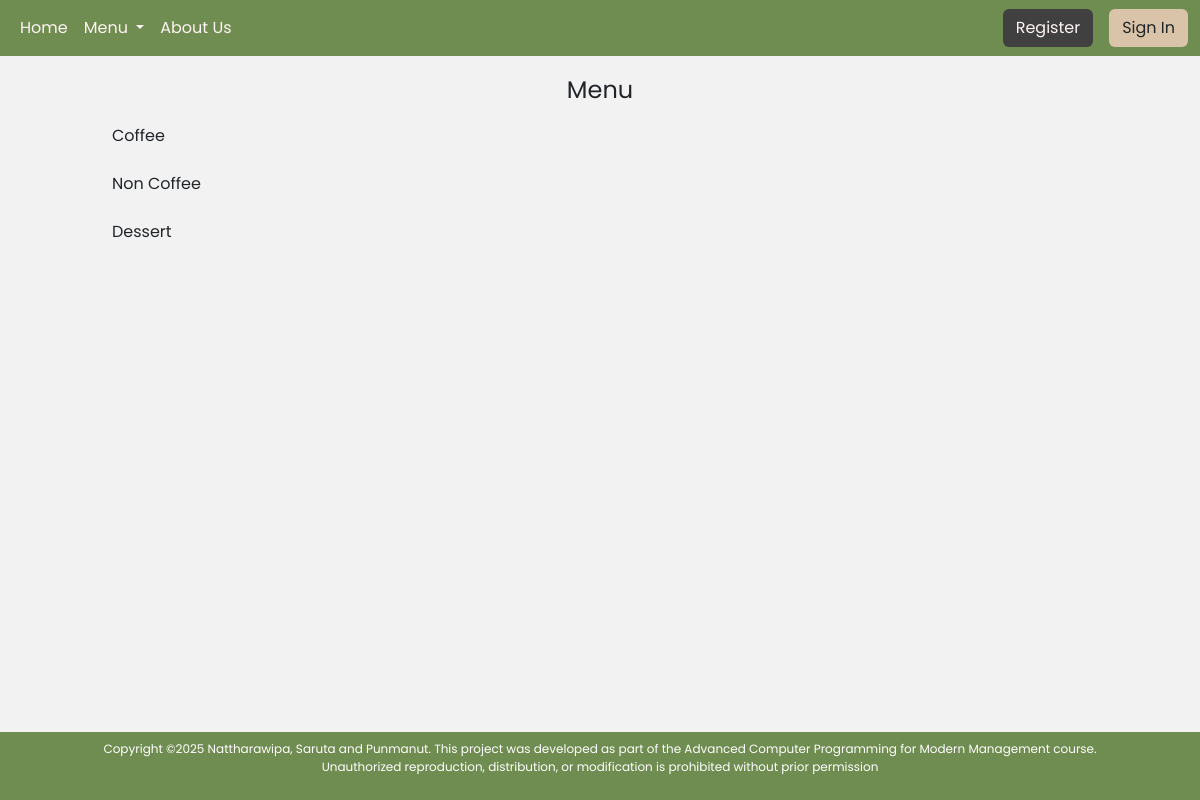
Page /menu.php on the earlier database version.
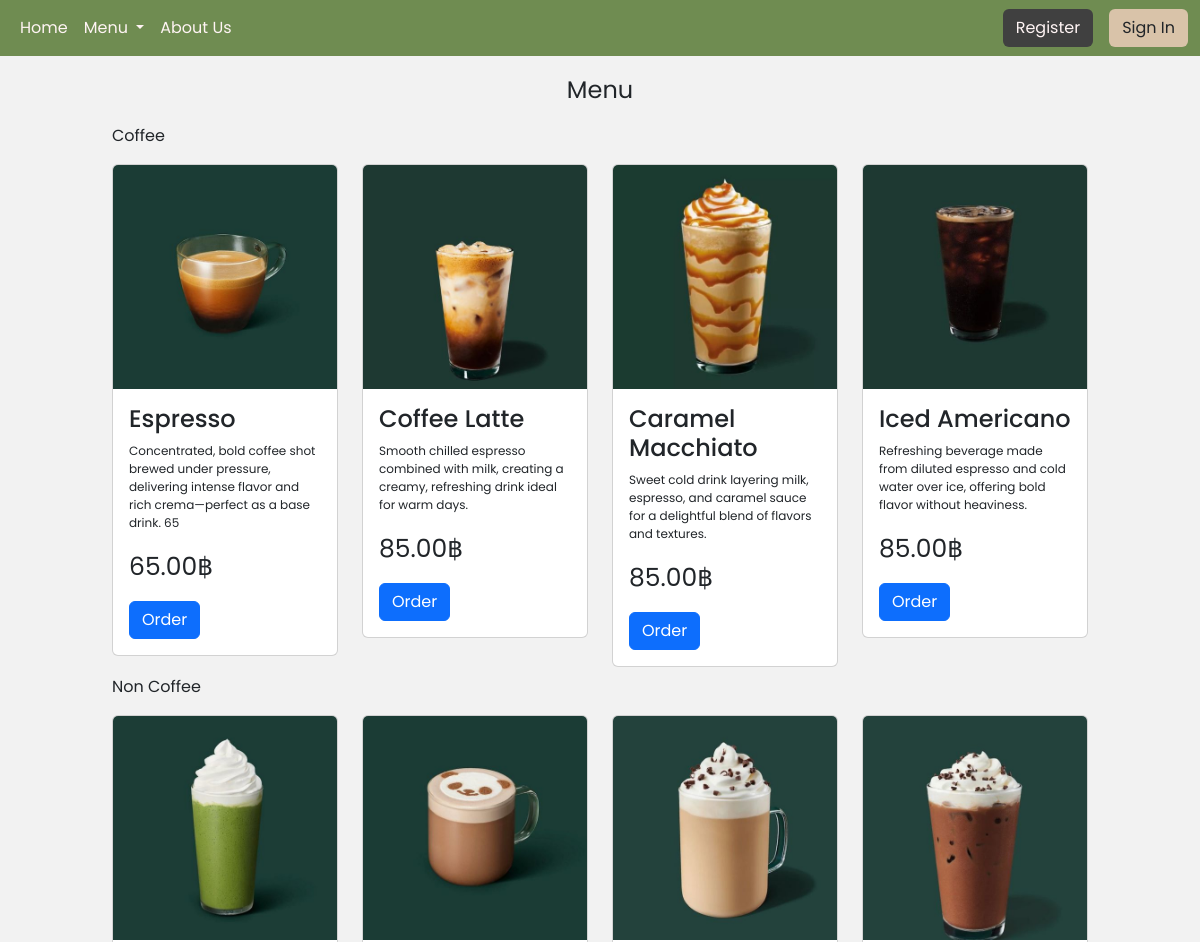
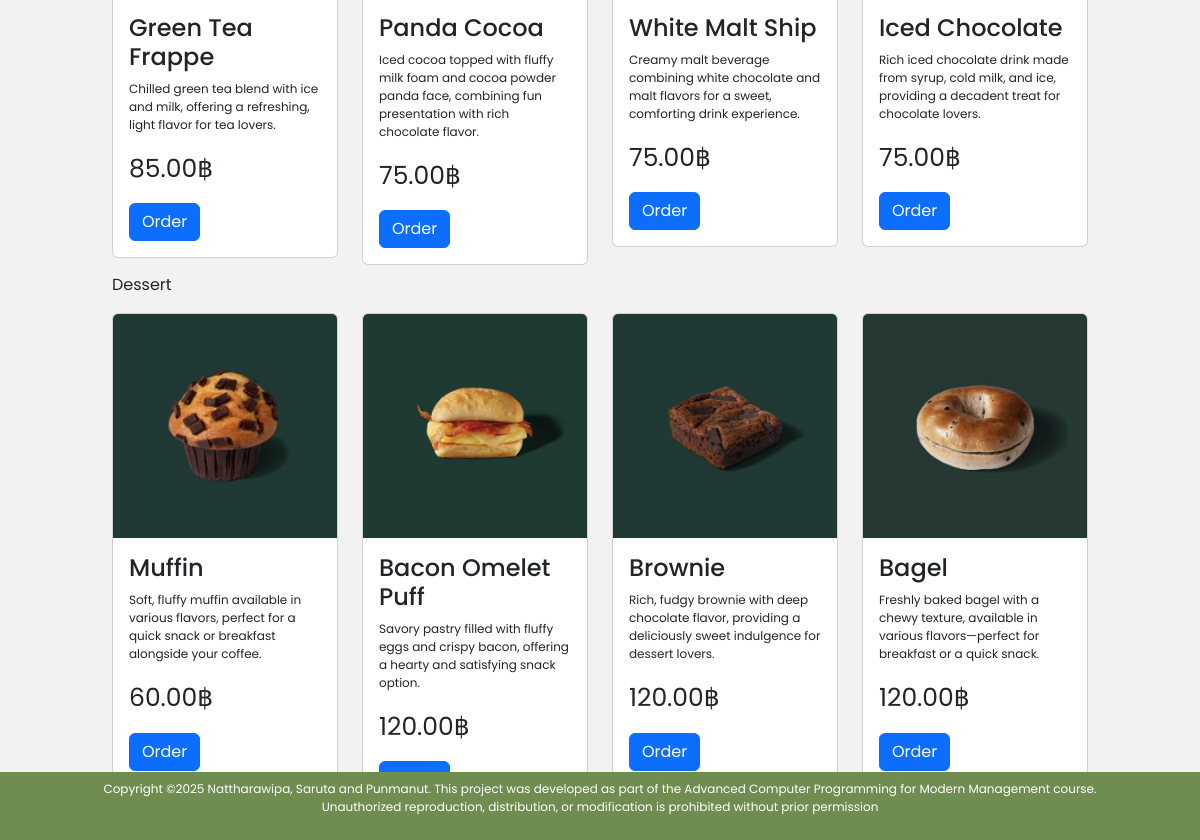
Same page on the later database version (2 pictures, top to bottom).
### tables this page shows
CREATE TABLE `menu` (
  `menu_id` int(11) NOT NULL,
  `name` varchar(50) NOT NULL,
  `description` varchar(250) NOT NULL,
  `price` decimal(10,2) NOT NULL,
  `quantity` int(11) NOT NULL,
  `Coffee` varchar(50) NOT NULL,
  `img` varchar(255) NOT NULL
);

### menu.php (the view, shortened to what this page needs)
<?php
    include_once "php/config.php";
?>
<!DOCTYPE html>
<html lang="en">
<head>
    <link rel="stylesheet" href="css/bootstrap.min.css">
    <link rel="stylesheet" href="style.css">
</head>
<body>
    <?php include_once "navbar.php"; ?>
    <div class="container-fluid">
        <div class="row my-3">
            <div class="col col-md-1 col-lg-1">
            </div>
            <div class="col-12 col-md-10 col-lg-10">
                <div class="row">
                    <p class="text-center fs-4">Menu</p>
                </div>
                <div>
                    <p class="text-start fs-6">Coffee</p>
                </div>
                <div class="row my-2">
                <?php $queryMenuCoffee = "SELECT * FROM menu WHERE Coffee = 'yes'";
                    $result = mysqli_query($connect, $queryMenuCoffee);
                    while ($menu = mysqli_fetch_assoc($result)) {
                ?>
                    <div class="col-12 col-md-3 ol-lg-3">
                        <div class="card">
                            <img src="img-upload/<?= $menu['img']; ?>" class="card-img-top">
                            <div class="card-body">
                                <h4 class="card-title"><?= $menu['name']; ?></h4>
                                <p style="font-size: 12px;"><?= $menu['description']; ?></p>
                                <p style="font-size: 25px;"><?= $menu['price']; ?>฿</p>
                                <a href="orderMenuCoffee.php?id=<?= $menu['menu_id']; ?>" class="btn btn-primary">Order</a>
                            </div>
                        </div>
                    </div>
                <?php } ?>
                </div>
                <div>
                    <p class="text-start fs-6">Non Coffee</p>
                </div>
                <div class="row my-2">
                <?php $queryMenuCoffee = "SELECT * FROM menu WHERE Coffee = 'no'";
                    $result = mysqli_query($connect, $queryMenuCoffee);
                    while ($menu = mysqli_fetch_assoc($result)) {
                ?>
                    <div class="col-12 col-md-3 ol-lg-3">
                        <div class="card">
                            <img src="img-upload/<?= $menu['img']; ?>" class="card-img-top">
                            <div class="card-body">
                                <h4 class="card-title"><?= $menu['name']; ?></h4>
                                <p style="font-size: 12px;"><?= $menu['description']; ?></p>
                                <p style="font-size: 25px;"><?= $menu['price']; ?>฿</p>
                                <a href="orderMenuCoffee.php?id=<?= $menu['menu_id']; ?>" class="btn btn-primary">Order</a>
                            </div>
                        </div>
                    </div>
                <?php } ?>
                </div>
                <div>
                    <p class="text-start fs-6">Dessert</p>
                </div>
                <div class="row my-2">
                <?php $queryMenuCoffee = "SELECT * FROM menu WHERE Coffee = 'des'";
                    $result = mysqli_query($connect, $queryMenuCoffee);
                    while ($menu = mysqli_fetch_assoc($result)) {
                ?>
                    <div class="col-12 col-md-3 ol-lg-3">
                        <div class="card">
                            <img src="img-upload/<?= $menu['img']; ?>" class="card-img-top">
                            <div class="card-body">
                                <h4 class="card-title"><?= $menu['name']; ?></h4>
                                <p style="font-size: 12px;"><?= $menu['description']; ?></p>
                                <p style="font-size: 25px;"><?= $menu['price']; ?>฿</p>
                                <a href="orderMenuCoffee.php?id=<?= $menu['menu_id']; ?>" class="btn btn-primary">Order</a>
                            </div>
                        </div>
                    </div>
                <?php } ?>
                </div>
            </div>
            </div>
        </div>
    <?php include_once "footer.php"; ?>
</body>
</html>

### navbar.php (shortened to what this page needs)
<nav class="navbar navbar-expand-lg" style="background-color: #6F8C51;">
  <div class="container-fluid">
    <div class="collapse navbar-collapse" id="navbarSupportedContent">
      <ul class="navbar-nav me-auto mb-2 mb-lg-0">
        <li class="nav-item">
          <a class="nav-link active" aria-current="page" href="index.php" style="color: #FFF4F4;">Home</a>
        </li>
        <li class="nav-item dropdown">
          <a class="nav-link dropdown-toggle" href="#" role="button" data-bs-toggle="dropdown" aria-expanded="false" style="color: #FFF4F4;">
            Menu
          </a>
        </li>
        <li class="nav-item">
          <a class="nav-link active" aria-current="page" href="aboutus.php" style="color: #FFF4F4;">About Us</a>
        </li>
      </ul>
      <form class="d-flex" role="search">
        <?php if(isset($_SESSION['firstname'])) { ?>
            <span class="navbar-text me-4" style="color: #FFF4F4;">
                Welcome, <?php echo $_SESSION['firstname']; ?>
            </span>
            <a href="cart.php?id=<?= $_SESSION['id']; ?>"><img src="material/shopping-cart.png" width="30px" height="30px" class="me-3 mt-1"></a>
            <a href="index.php?logout='0'" class="btn btn-danger">Sign Out</a>
        <?php } else { ?>
            <a href="register.php" class="btn me-3" style="background-color: #404040; color: #fff4f4;">Register</a>
            <a href="signin.php" class="btn" style="background-color: #d9c3a9;">Sign In</a>
        <?php } ?>
      </form>
    </div>
  </div>
</nav>

### footer.php
<div style="background-color: #6F8C51; color: #fff;" class="footer fixed-bottom text-center py-2">
    <p style="text-align: center; font-size: 12px;" class="mx-5">Copyright ©2025 Nattharawipa, Saruta and Punmanut. This project was developed as part of the Advanced Computer Programming for Modern Management course.<br>
    Unauthorized reproduction, distribution, or modification is prohibited without prior permission</p>
</div>

### style.css (style rules this page uses)
body { background-color: #f2f2f2; font-family: "Poppins", serif; font-weight: 400; font-style: normal; }

Differences in the rows shown:
added menu: img (picture), name "Espresso", description "Concentrated, bold coffee shot brewed under pressure, delivering intense flavor and rich crema—perfect as a base drink. 65", price "65.00"
added menu: img (picture), name "Coffee Latte", description "Smooth chilled espresso combined with milk, creating a creamy, refreshing drink ideal for warm days.", price "85.00"
added menu: img (picture), name "Caramel Macchiato", description "Sweet cold drink layering milk, espresso, and caramel sauce for a delightful blend of flavors and textures.", price "85.00"
added menu: img (picture), name "Iced Americano", description "Refreshing beverage made from diluted espresso and cold water over ice, offering bold flavor without heaviness.", price "85.00"
added menu: img (picture), name "Green Tea Frappe", description "Chilled green tea blend with ice and milk, offering a refreshing, light flavor for tea lovers.", price "85.00"
added menu: img (picture), name "Panda Cocoa", description "Iced cocoa topped with fluffy milk foam and cocoa powder panda face, combining fun presentation with rich chocolate flavor.", price "75.00"
added menu: img (picture), name "White Malt Ship", description "Creamy malt beverage combining white chocolate and malt flavors for a sweet, comforting drink experience.", price "75.00"
added menu: img (picture), name "Iced Chocolate", description "Rich iced chocolate drink made from syrup, cold milk, and ice, providing a decadent treat for chocolate lovers.", price "75.00"
added menu: img (picture), name "Muffin", description "Soft, fluffy muffin available in various flavors, perfect for a quick snack or breakfast alongside your coffee.", price "60.00"
added menu: img (picture), name "Bacon Omelet Puff", description "Savory pastry filled with fluffy eggs and crispy bacon, offering a hearty and satisfying snack option.", price "120.00"
added menu: img (picture), name "Brownie", description "Rich, fudgy brownie with deep chocolate flavor, providing a deliciously sweet indulgence for dessert lovers.", price "120.00"
added menu: img (picture), name "Bagel", description "Freshly baked bagel with a chewy texture, available in various flavors—perfect for breakfast or a quick snack.", price "120.00"
